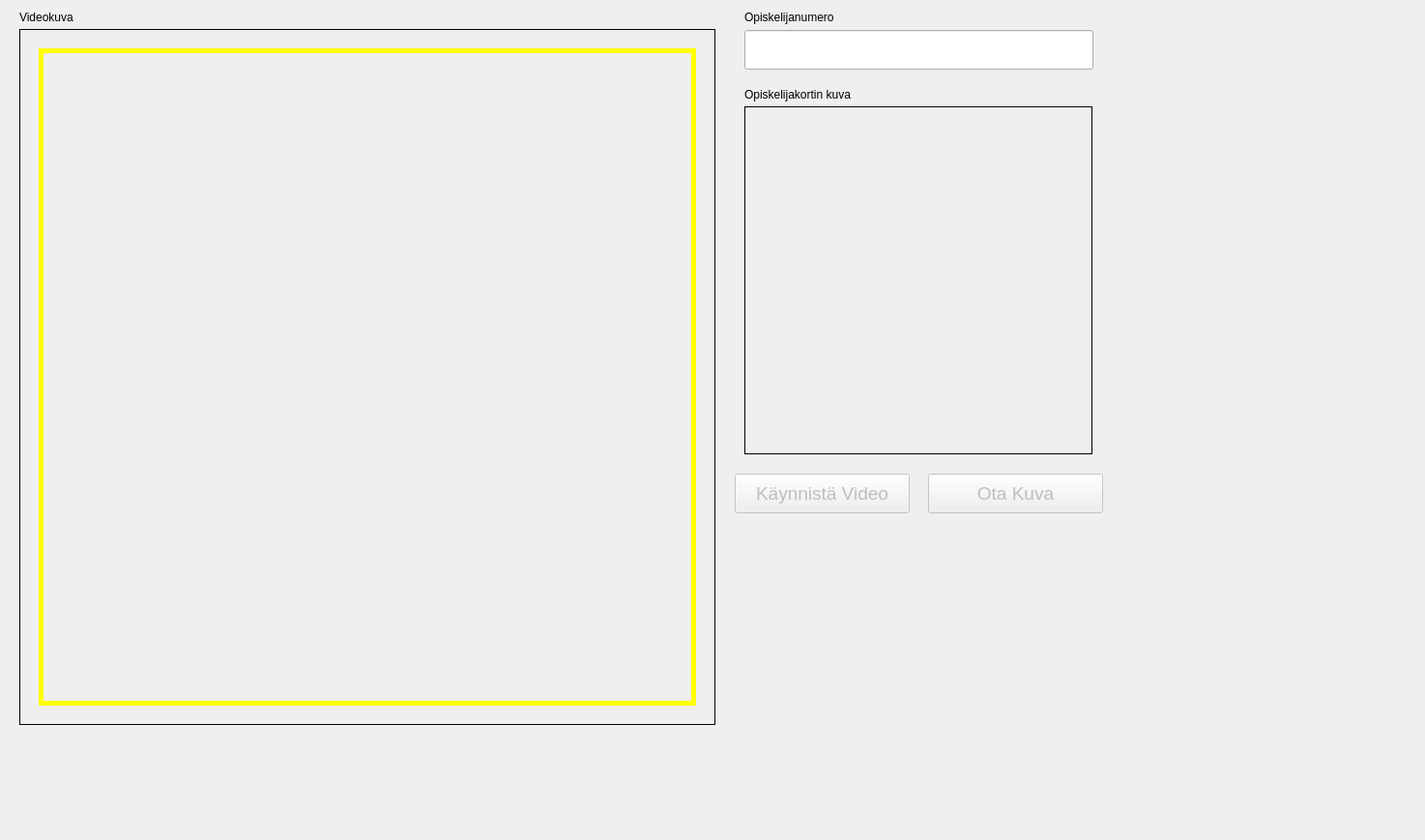
<?xml version="1.0" encoding="UTF-8"?>
<ui version="4.0">
 <class>Form</class>
 <widget class="QWidget" name="Form">
  <property name="geometry">
   <rect>
    <x>0</x>
    <y>0</y>
    <width>1474</width>
    <height>869</height>
   </rect>
  </property>
  <property name="windowTitle">
   <string>Form</string>
  </property>
  <widget class="QLabel" name="videoImage">
   <property name="geometry">
    <rect>
     <x>20</x>
     <y>30</y>
     <width>720</width>
     <height>720</height>
    </rect>
   </property>
   <property name="toolTip">
    <string>&lt;html&gt;&lt;head/&gt;&lt;body&gt;&lt;p&gt;Videokuva tuotteesta, sovita tuotteen koko siten, että se täyttää koko kehyksen. Nosta kameraa ylöspäin suuria esineitä kuvattaessa ja laske alaspäin pieniä esineitä kuvattaessa.&lt;/p&gt;&lt;/body&gt;&lt;/html&gt;</string>
   </property>
   <property name="frameShape">
    <enum>QFrame::Box</enum>
   </property>
   <property name="text">
    <string/>
   </property>
  </widget>
  <widget class="QPushButton" name="captureButton">
   <property name="enabled">
    <bool>false</bool>
   </property>
   <property name="geometry">
    <rect>
     <x>760</x>
     <y>490</y>
     <width>181</width>
     <height>41</height>
    </rect>
   </property>
   <property name="font">
    <font>
     <pointsize>14</pointsize>
    </font>
   </property>
   <property name="cursor">
    <cursorShape>PointingHandCursor</cursorShape>
   </property>
   <property name="text">
    <string>Käynnistä Video</string>
   </property>
  </widget>
  <widget class="QPushButton" name="stillButton">
   <property name="enabled">
    <bool>false</bool>
   </property>
   <property name="geometry">
    <rect>
     <x>960</x>
     <y>490</y>
     <width>181</width>
     <height>41</height>
    </rect>
   </property>
   <property name="font">
    <font>
     <pointsize>14</pointsize>
    </font>
   </property>
   <property name="cursor">
    <cursorShape>PointingHandCursor</cursorShape>
   </property>
   <property name="text">
    <string>Ota Kuva</string>
   </property>
  </widget>
  <widget class="QLineEdit" name="studentId">
   <property name="geometry">
    <rect>
     <x>770</x>
     <y>31</y>
     <width>361</width>
     <height>41</height>
    </rect>
   </property>
   <property name="font">
    <font>
     <pointsize>16</pointsize>
    </font>
   </property>
   <property name="toolTip">
    <string>&lt;html&gt;&lt;head/&gt;&lt;body&gt;&lt;p&gt;Tuotteen koodi: oma tai valmistajan EAN-koodi&lt;/p&gt;&lt;/body&gt;&lt;/html&gt;</string>
   </property>
   <property name="text">
    <string/>
   </property>
  </widget>
  <widget class="QLabel" name="tuotekoodiLabel">
   <property name="geometry">
    <rect>
     <x>770</x>
     <y>10</y>
     <width>111</width>
     <height>16</height>
    </rect>
   </property>
   <property name="text">
    <string>Opiskelijanumero</string>
   </property>
  </widget>
  <widget class="QLabel" name="photoPreview">
   <property name="geometry">
    <rect>
     <x>770</x>
     <y>110</y>
     <width>360</width>
     <height>360</height>
    </rect>
   </property>
   <property name="toolTip">
    <string>Tuotekuvastoon tuleva kuva pienennettynä</string>
   </property>
   <property name="frameShape">
    <enum>QFrame::Box</enum>
   </property>
   <property name="text">
    <string/>
   </property>
  </widget>
  <widget class="QLabel" name="videokuvaLabel">
   <property name="geometry">
    <rect>
     <x>20</x>
     <y>10</y>
     <width>81</width>
     <height>16</height>
    </rect>
   </property>
   <property name="text">
    <string>Videokuva</string>
   </property>
  </widget>
  <widget class="QFrame" name="frame">
   <property name="geometry">
    <rect>
     <x>40</x>
     <y>50</y>
     <width>680</width>
     <height>680</height>
    </rect>
   </property>
   <property name="styleSheet">
    <string notr="true">color: rgb(255, 255, 0);</string>
   </property>
   <property name="frameShape">
    <enum>QFrame::Box</enum>
   </property>
   <property name="frameShadow">
    <enum>QFrame::Plain</enum>
   </property>
   <property name="lineWidth">
    <number>5</number>
   </property>
  </widget>
  <widget class="QLabel" name="label">
   <property name="geometry">
    <rect>
     <x>770</x>
     <y>90</y>
     <width>131</width>
     <height>16</height>
    </rect>
   </property>
   <property name="text">
    <string>Opiskelijakortin kuva</string>
   </property>
  </widget>
 </widget>
 <tabstops>
  <tabstop>studentId</tabstop>
  <tabstop>captureButton</tabstop>
  <tabstop>stillButton</tabstop>
 </tabstops>
 <resources/>
 <connections/>
</ui>
